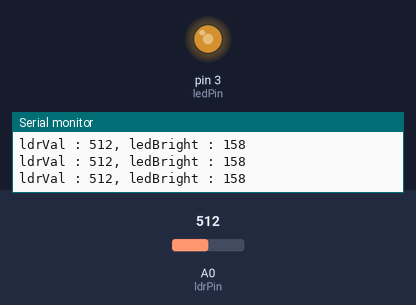
Recording of a sketch running on a simulated Arduino Uno, built with avr-gcc and run on an emulated ATmega328P. On the bench: output pins drawn as LEDs (lit = HIGH), the last lines printed to the serial monitor. The test bench sets the inputs (shaded band); at power-on: A0 (ldrPin) = 512.

Above: at 1.2 s.
1.3 s: A0 (ldrPin) set to 108
At 2.5 s:
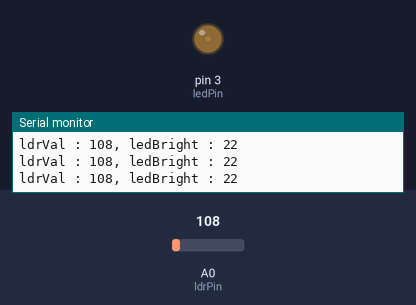
2.8 s: A0 (ldrPin) set to 93
At 3.6 s:
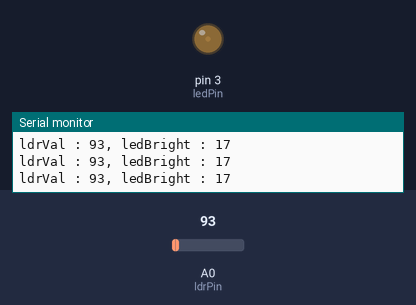
5.8 s: A0 (ldrPin) set to 76
At 6.6 s:
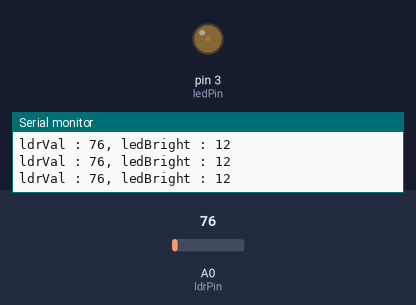
8.8 s: A0 (ldrPin) set to 63
At 9.4 s:
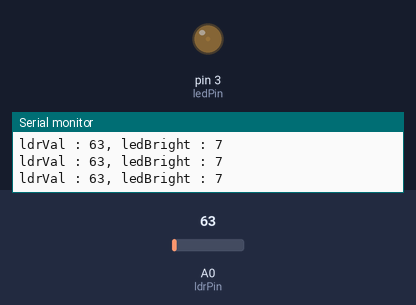
10.3 s: A0 (ldrPin) set to 11
At 11.2 s:
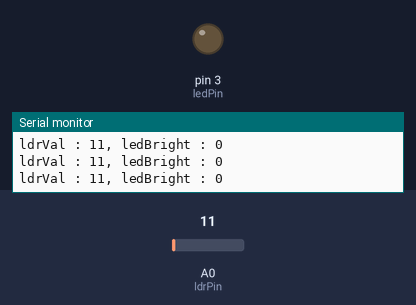
11.8 s: A0 (ldrPin) set to 8
Timing chart, 0 to 14.8 s (numbered marks = the images above; inputs shaded):
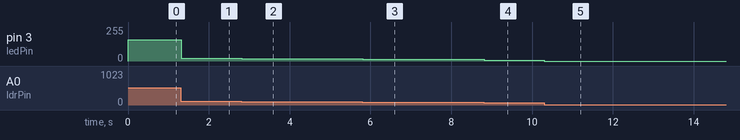

Measured:
- after the input at 1.3 s, pin 3 (ledPin): 158/255 → 22/255 at once
- after the input at 2.8 s, pin 3 (ledPin): 22/255 → 17/255 at once
- after the input at 5.8 s, pin 3 (ledPin): 17/255 → 12/255 at once
- after the input at 8.8 s, pin 3 (ledPin): 12/255 → 7/255 at once
- after the input at 10.3 s, pin 3 (ledPin): 7/255 → 0/255 at once

The sketch:

mapToLED.ino
```cpp
int ldrPin = A0;
int ledPin = 3;
int ldrVal;

void setup() {
  // put your setup code here, to run once:
  pinMode(ledPin, OUTPUT);

  Serial.begin(9600);
}

void loop() {
  // put your main code here, to run repeatedly:
  ldrVal = analogRead(ldrPin);
  delay(2);

  int ledBright = map(ldrVal, 40, 800, 0, 255);

  ledBright = constrain(ledBright, 0, 255);

  analogWrite(ledPin, ledBright);

  Serial.print("ldrVal : ");
  Serial.print(ldrVal);
  Serial.print(", ledBright : ");
  Serial.println(ledBright);

}
```
